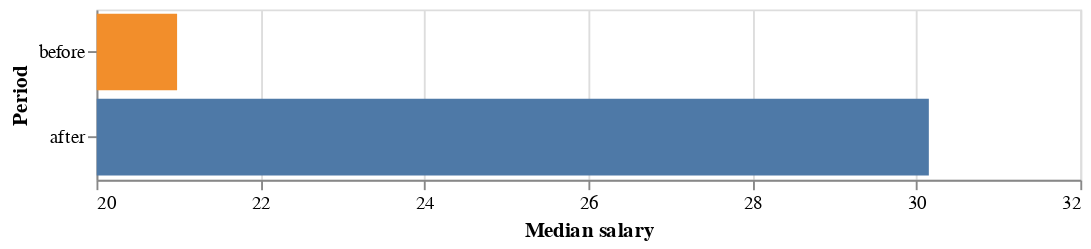

The notebook cell saved with this chart:
### Code cell
# Plot 2: Median salary by period (before vs after) — clipped to 20–32

wages = _read_csv_local("wages.csv")
when_col = _find_col(wages, ["when", "period", "time", "group"])
salary_col = _find_col(wages, ["salary", "wage", "income", "pay", "avg_salary"])

wages = wages.rename(columns={when_col: "when", salary_col: "salary"}).copy()
wages["salary"] = pd.to_numeric(wages["salary"], errors="coerce")

summary = (
    wages.groupby("when", as_index=False)["salary"]
    .agg(mean="mean", median="median", n="size")
)

xmin, xmax = 20, 32
ticks = list(range(20, 33, 2))  # 20,22,24,26,28,30,32

alt.Chart(summary).mark_bar(clip=True).encode(
    y=alt.Y("when:N", sort=["before", "after"], title="Period"),
    x=alt.X(
        "median:Q",
        title="Median salary",
        scale=alt.Scale(domain=[xmin, xmax], clamp=True),
        axis=alt.Axis(values=ticks),
    ),
    color=alt.Color(
        "when:N",
        scale=alt.Scale(domain=["before", "after"], range=["#F28E2B", "#4E79A7"]),
        legend=None,
    ),
).properties(width=520, height=90)

### Figure 1 — Vega-Lite specification as saved in the notebook (floating-point values rounded to 4 significant figures)
{"config": {"view": {"continuousWidth": 300, "continuousHeight": 300}}, "data": {"name": "data-1b587c1a2c13835a3223be8b301b5e5f"}, "mark": {"type": "bar", "clip": true}, "encoding": {"color": {"field": "when", "legend": null, "scale": {"domain": ["before", "after"], "range": ["#F28E2B", "#4E79A7"]}, "type": "nominal"}, "x": {"axis": {"values": [20, 22, 24, 26, 28, 30, 32]}, "field": "median", "scale": {"clamp": true, "domain": [20, 32]}, "title": "Median salary", "type": "quantitative"}, "y": {"field": "when", "sort": ["before", "after"], "title": "Period", "type": "nominal"}}, "height": 90, "width": 520, "$schema": "https://vega.github.io/schema/vega-lite/v5.8.0.json", "datasets": {"data-1b587c1a2c13835a3223be8b301b5e5f": [{"when": "after", "mean": 23.96, "median": 30.15, "n": 61}, {"when": "before", "mean": 20.41, "median": 20.98, "n": 61}]}}
